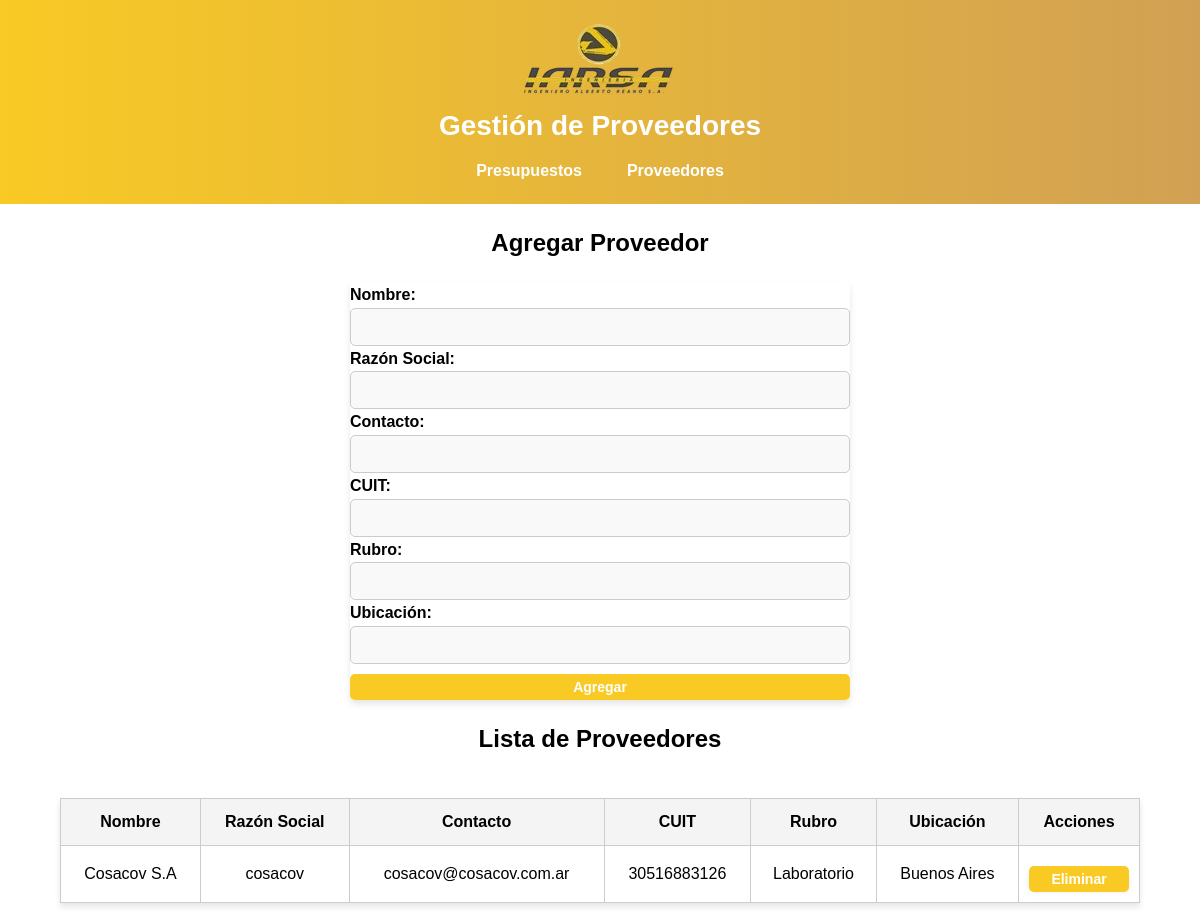
The app's page /proveedores, older data.
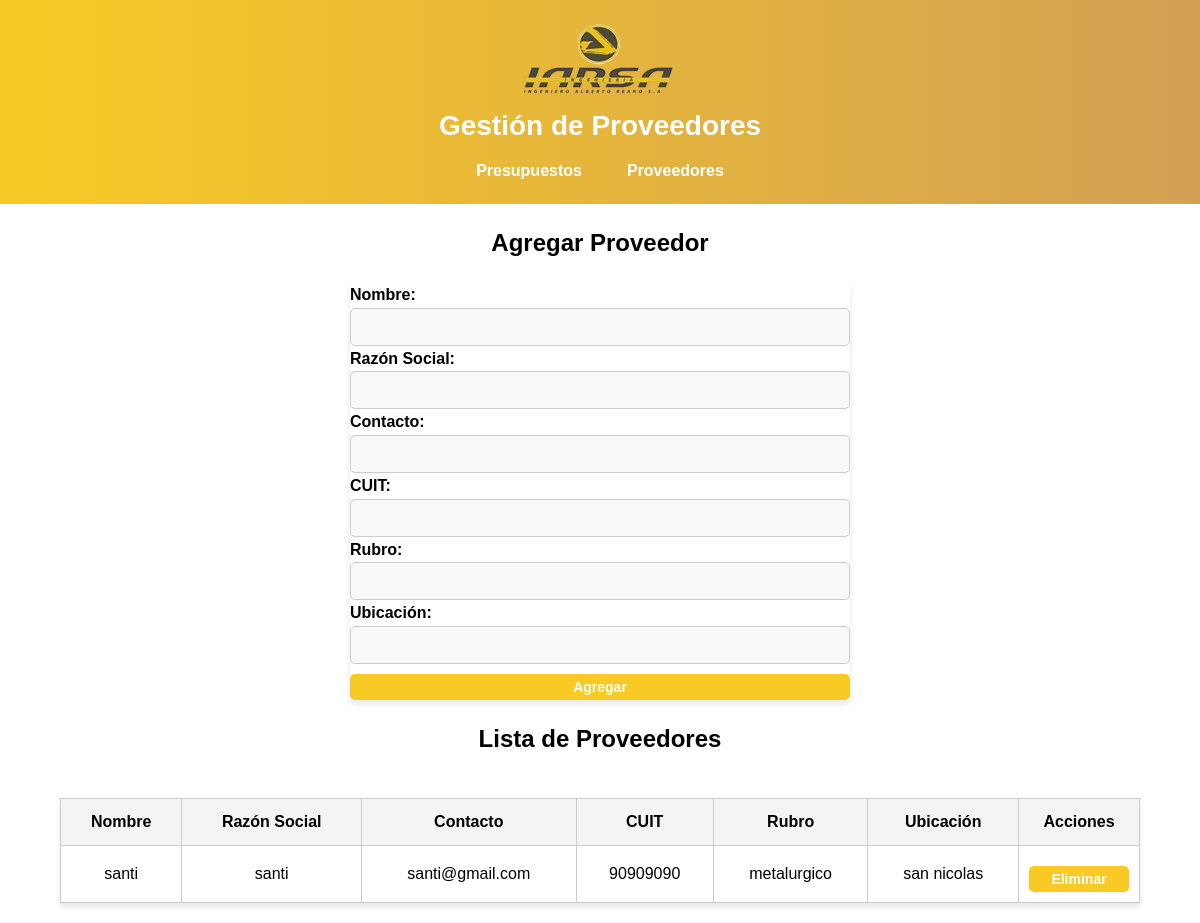
The same page, newer data.
### tables this page shows
CREATE TABLE proveedores (
        id INTEGER PRIMARY KEY AUTOINCREMENT,
        nombre TEXT NOT NULL UNIQUE,
        razonsocial TEXT,
        contacto TEXT,
        cuit TEXT,
        rubro TEXT,
        ubicacion TEXT
    );

### appy.py (the view, shortened to what this page needs)
@app.route('/proveedores', methods=['GET', 'POST'])
def proveedores():
    conn = obtener_conexion()
    cursor = conn.cursor()
    cursor.execute('SELECT * FROM proveedores')
    proveedores = cursor.fetchall()
    conn.close()
    return render_template('proveedores.html', proveedores=proveedores)

### appy.py (called while the page is built)
def obtener_conexion():
    conn = sqlite3.connect('empresa.db', check_same_thread=False)
    conn.row_factory = sqlite3.Row
    return conn

### templates/proveedores.html (shortened to what this page needs)
<!DOCTYPE html>
<html lang="es">
<head>
    <link rel="stylesheet" href="{{ url_for('static', filename='css/styles.css') }}">
</head>
<body>
    <header>
        <img src="{{ url_for('static', filename='images/Logo-Iarsa.png') }}" alt="Logo de la Empresa" class="logo">
        <div class="header-content">
        <h1>Gestión de Proveedores</h1>
        <nav>
            <ul>
                <li><a href="{{ url_for('presupuestos') }}">Presupuestos</a></li>
                <li><a href="{{ url_for('proveedores') }}">Proveedores</a></li>
            </ul>
        </nav>
    </header>
    <h2>Agregar Proveedor</h2>
    <form action="{{ url_for('proveedores') }}" method="POST">
        <label for="nombre">Nombre:</label>
        <input type="text" name="nombre" required>
        <label for="razonsocial">Razón Social:</label>
        <input type="text" name="razonsocial" required>
        <label for="contacto">Contacto:</label>
        <input type="text" name="contacto" required>
        <label for="cuit">CUIT:</label>
        <input type="text" name="cuit" required>
        <label for="rubro">Rubro:</label>
        <input type="text" name="rubro" required>
        <label for="ubicacion">Ubicación:</label>
        <input type="text" name="ubicacion" required>
        <button type="submit">Agregar</button>
    </form>
    <h2>Lista de Proveedores</h2>
    <table>
        <thead>
            <tr>
                <th>Nombre</th>
                <th>Razón Social</th>
                <th>Contacto</th>
                <th>CUIT</th>
                <th>Rubro</th>
                <th>Ubicación</th>
                <th>Acciones</th>
            </tr>
        </thead>
        <tbody>
            {% for proveedor in proveedores %}
            <tr>
                <td>{{ proveedor.nombre }}</td>
                <td>{{ proveedor.razonsocial }}</td>
                <td>{{ proveedor.contacto }}</td>
                <td>{{ proveedor.cuit }}</td>
                <td>{{ proveedor.rubro }}</td>
                <td>{{ proveedor.ubicacion }}</td>
                <td>
                    <form action="{{ url_for('eliminar_proveedor', proveedor_id=proveedor.id) }}" method="POST" style="display:inline;">
                        <button type="submit" class="btn-eliminar">Eliminar</button>
                    </form>
                </td>
            </tr>
            {% endfor %}
        </tbody>
    </table>
</body>
</html>

### static/css/styles.css (style rules this page uses)
body { font-family: 'Arial', sans-serif; margin: 0; padding: 0; background-color: white; color: black; line-height: 1.6; display: flex; flex-direction: column; align-items: center; justify-content: center; min-height: 100vh; }
header { width: 100%; background: linear-gradient(90deg, #f9ca24, #d1a054); color: white; text-align: center; padding: 20px 10px; }
h1 { font-size: 28px; margin: 0; font-family: 'Arial', sans-serif; font-weight: bold; color: white; }
nav ul { list-style: none; padding: 0; margin: 10px 0 0 0; display: flex; gap: 15px; justify-content: center; }
nav ul li a { text-decoration: none; color: white; padding: 10px 15px; font-weight: bold; }
form { margin: 20px auto; padding: 20px; max-width: 500px; width: 100%; border: 1px solid #ccc; border-radius: 5px; background-color: white; box-shadow: 0px 4px 6px rgba(0, 0, 0, 0.1); display: flex; flex-direction: column; gap: 15px; }
label { font-weight: bold; margin-bottom: 5px; }
input, select, button { width: calc(100% - 20px); margin: 0 auto; padding: 10px; font-size: 14px; border: 1px solid #ccc; border-radius: 5px; background-color: #f9f9f9; }
button { width: 100%; background-color: #f9ca24; color: white; font-weight: bold; cursor: pointer; transition: background-color 0.3s ease; margin-top: 10px; }
input, select { width: 100%; margin: 0 auto; padding: 10px; font-size: 14px; border: 1px solid #ccc; border-radius: 5px; background-color: #f9f9f9; box-sizing: border-box; }
table { width: 90%; margin: 20px auto; border-collapse: collapse; background-color: white; border: 1px solid #ccc; box-shadow: 0px 4px 6px rgba(0, 0, 0, 0.1); text-align: center; }
th, td { border: 1px solid #ccc; padding: 10px; }
th { background-color: #f4f4f4; font-weight: bold; }
td { color: black; vertical-align: middle; }
form { margin: 0; padding: 0; display: inline; background: none; border: none; }
button, .btn-eliminar { background-color: #f9ca24; color: white; border: none; padding: 5px 10px; border-radius: 5px; cursor: pointer; font-size: 14px; transition: background-color 0.3s ease; display: inline-block; white-space: nowrap; }
table td:last-child { text-align: center; vertical-align: middle; width: 100px; }
table th:last-child, table td:last-child { width: 100px; }

Row changes from the older to the newer data that the page shows:
removed proveedores: nombre "Cosacov S.A", razonsocial "cosacov", contacto "cosacov@cosacov.com.ar", cuit "30516883126", rubro "Laboratorio", ubicacion "Buenos Aires"
added proveedores: nombre "santi", razonsocial "santi", contacto "santi@gmail.com", cuit "90909090", rubro "metalurgico", ubicacion "san nicolas"
